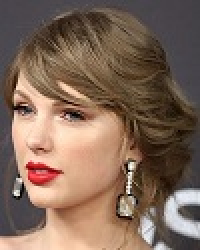
#> input picture Image Convolution and Template Matching/data/task1-test.jpg, 100 x 125 px (shown 2 times larger)
$ python img_convolution.py
#> lines starting #> are read from the running program, lines starting #| are printed output that depends on the picture
### Image Convolution and Template Matching/utils.py
import copy

import cv2


def zero_pad(img, pwx, pwy):
    """Pads a given image with zero at the border."""
    padded_img = copy.deepcopy(img)
    for i in range(pwx):
        padded_img.insert(0, [0 for value in enumerate(padded_img[i])])
        padded_img.insert(len(padded_img), [0 for value in enumerate(padded_img[-1])])
    for i, row in enumerate(padded_img):
        for j in range(pwy):
            row.insert(0, 0)
            row.insert(len(row), 0)
    return padded_img


def crop(img, xmin, xmax, ymin, ymax):
    """Crops a given image."""
    if len(img) < xmax:
        print('WARNING')
    patch = img[xmin: xmax]
    patch = [row[ymin: ymax] for row in patch]
    return patch


# [16 lines left out: functions elementwise_add, elementwise_sub, not called in this run]


def elementwise_mul(a, b):
    """Elementwise multiplication."""
    c = copy.deepcopy(a)
    for i, row in enumerate(a):
        for j, num in enumerate(row):
            c[i][j] *= b[i][j]
    return c


# [7 lines left out: function elementwise_div, not called in this run]


def flip_x(img):
    """Flips a given image along x axis."""
    flipped_img = copy.deepcopy(img)
    center = int(len(img) / 2)
    for i in range(center):
        flipped_img[i] = img[(len(img) - 1) - i]
        flipped_img[(len(img) - 1) - i] = img[i]
    return flipped_img


def flip_y(img):
    """Flips a given image along y axis."""
    flipped_img = copy.deepcopy(img)
    center = int(len(img[0]) / 2)
    for i, row in enumerate(img):
        for j in range(center):
            flipped_img[i][j] = img[i][(len(img[0]) - 1) - j]
            flipped_img[i][(len(img[0]) - 1) - j] = img[i][j]
    return flipped_img


def flip2d(img, axis=None):
    """Flips an image along a given axis.

    Hints:
        Use the function flip_x and flip_y.

    Args:
        img: nested list (int), the image to be flipped.
        axis (int or None): the axis along which img is flipped.
            if axix is None, img is flipped both along x axis and y axis.

    Returns:
        flipped_img: nested list (int), the flipped image.
    """
    # TODO: implement this function.
    # raise NotImplementedError
    if axis is 1:
        flipped_img = flip_y(flipped_img)
    elif axis is 0:
        flipped_img = flip_x(img)
    else:
        flipped_img = flip_x(img)
        flipped_img = flip_y(flipped_img)

    return flipped_img

### Image Convolution and Template Matching/img_convolution.py
"""
Image Filtering
(Due date: Sep. 25, 3 P.M., 2019)

The goal of this task is to experiment with image filtering and familiarize you with 'tricks', e.g., padding, commonly used by computer vision 'researchers'.

Please complete all the functions that are labelled with '# TODO'. Steps to complete those functions are provided to make your lives easier. When implementing those functions, comment the lines 'raise NotImplementedError' instead of deleting them. The functions defined in 'utils.py'
are building blocks you could use when implementing the functions labelled with 'TODO'.

I strongly suggest you read the function 'zero_pad' and 'crop' that are defined in 'utils.py'. You will need them!

Do NOT modify the code provided to you.
Do NOT use ANY API provided by opencv (cv2) and numpy (np) in your code.
Do NOT import ANY library (function, module, etc.).
"""

import argparse
import copy
import os

import cv2
import numpy as np

import utils

# low_pass filter and high-pass filter
low_pass = [[1 / 16, 1 / 8, 1 / 16], [1 / 8, 1 / 4, 1 / 8], [1 / 16, 1 / 8, 1 / 16]]
high_pass = [[-1 / 8, -1 / 8, -1 / 8], [-1 / 8, 2, -1 / 8], [-1 / 8, -1 / 8, -1 / 8]]


# high_pass = [[-1 / 7, -1 / 7, -1 / 7], [-1 / 7, 2, -1 / 7], [-1 / 8, -1 / 8, -1 / 8]]


def parse_args():
    parser = argparse.ArgumentParser(description="cse 473/573 project 1.")
    parser.add_argument(
        "--img-path",
        type=str,
        default="./data/task1-test.jpg",
        help="path to the image"
    )
    parser.add_argument(
        "--filter",
        type=str,
        default="low-pass",
        choices=["low-pass", "high-pass"],
        help="type of filter"
    )
    parser.add_argument(
        "--result-saving-dir",
        dest="rs_dir",
        type=str,
        default="./results/",
        help="directory to which results are saved (do not change this arg)"
    )
    args = parser.parse_args()
    return args


def read_image(img_path, show=False):
    """Reads an image into memory as a grayscale array.
    """
    img = cv2.imread(img_path, cv2.IMREAD_GRAYSCALE)
    if not img.dtype == np.uint8:
        pass

    if show:
        show_image(img)

    img = [list(row) for row in img]
    return img


def show_image(img, delay=1000):
    """Shows an image.
    """
    cv2.namedWindow('image', cv2.WINDOW_AUTOSIZE)
    cv2.imshow('image', img)
    cv2.waitKey(delay)
    cv2.destroyAllWindows()


def write_image(img, img_saving_path):
    """Writes an image to a given path.
    """
    if isinstance(img, list):
        img = np.asarray(img, dtype=np.uint8)
    elif isinstance(img, np.ndarray):
        if not img.dtype == np.uint8:
            assert np.max(img) <= 1, "Maximum pixel value {:.3f} is greater than 1".format(np.max(img))
            img = (255 * img).astype(np.uint8)
    else:
        raise TypeError("img is neither a list nor a ndarray.")

    cv2.imwrite(img_saving_path, img)


def convolve2d(img, kernel):
    """Convolves a given image and a given kernel.

    Steps:
        (1) flips the kernel
        (2) pads the image # IMPORTANT
            this step handles pixels along the border of the image, and ensures that the output image is of the same size as the input image
        (3) calucates the convolved image using nested for loop

    Args:
        img: nested list (int), image.
        kernel: nested list (int), kernel.

    Returns:
        img_conv: nested list (int), convolved image.
    """
    # TODO: implement this function.

    # Flipping the kernel to x-axis and then y-axis
    flip_kernel = utils.flip2d(kernel, axis=None)

    # Checking the kernel matrix dimension
    kernel_height = len(flip_kernel)
    kernel_width = len(flip_kernel[0])
    pwx = (kernel_height- 1)// 2
    pwy = (kernel_width - 1) // 2

    # Padding the image with zero padding
    img_padding = utils.zero_pad(img, pwx, pwy)
    # Checking the padded image dimension
    img_padding_h = len(img_padding)
    img_padding_w = len(img_padding[0])

    # Creating a copy of input image
    output = copy.deepcopy(img)

    for x in range(img_padding_h - (pwx*2)):
        for y in range(img_padding_w - (pwx*2)):
            # Cropping the image as kernel dimension
            crop_img = utils.crop(img_padding, x, x + kernel_height, y, y + kernel_width)
            # Multiplying the elements of Cropped image matrix and kernel matrix
            img_mult = utils.elementwise_mul(crop_img, flip_kernel)
            sum_elem = 0
            for m in range(len(img_mult)):
                for n in range(len(img_mult[0])):
                    # Adding the matrix elements
                    sum_elem = sum_elem + img_mult[m][n]
            output[x][y] = sum_elem

    return output


# raise NotImplementedError


def main():
    args = parse_args()
    img = read_image(args.img_path)
#> in read_image, `img = cv2.imread(img_path, cv2.IMREAD_GRAYSCALE)`:
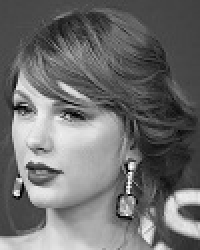
#> img: shape (125, 100) (shown 2 times larger); min 0, max 255, mean 109.8
#> in read_image, `img = [list(row) for row in img]`: img = 125 items
#> img = 125 items

    if args.filter == "low-pass":
        kernel = low_pass
    elif args.filter == "high-pass":
        kernel = high_pass
    else:
        raise ValueError("Filter type not recognized.")

    if not os.path.exists(args.rs_dir):
        os.makedirs(args.rs_dir)

    filtered_img = convolve2d(img, kernel)
#> after the loop in zero_pad, `for i in range(pwx):`: padded_img = 127 items
#> the loop in zero_pad, `for i, row in enumerate(padded_img):` made 127 passes
#> in convolve2d, `img_padding_h = len(img_padding)`: img_padding_h = 127
#> in convolve2d, `img_padding_w = len(img_padding[0])`: img_padding_w = 102
#> in convolve2d, `output = copy.deepcopy(img)`: output = 125 items
#> the loop in convolve2d, `for x in range(img_padding_h - (pwx*2)):` made 125 passes
    write_image(filtered_img, os.path.join(args.rs_dir, "{}.jpg".format(args.filter)))
#> in write_image, `img = np.asarray(img, dtype=np.uint8)`:
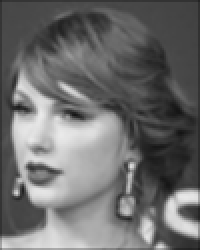
#> img: shape (125, 100) (shown 2 times larger); min 20, max 234, mean 108.4


if __name__ == "__main__":
    main()
